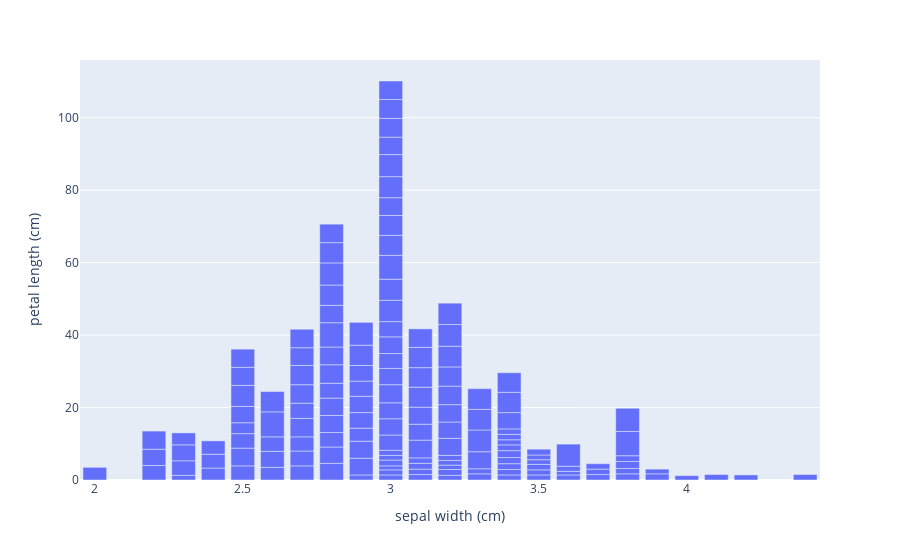

The cell this chart's notebook holds for it:
### Code cell
# - Bar Chart:
fig = px.bar(df, x='sepal width (cm)', y='petal length (cm)')
fig.show()

### Figure 1 — Plotly figure (JSON) as saved in the notebook; plotly's stock layout.template omitted (floating-point values rounded to 4 significant figures; data arrays with more than 128 entries replaced by an {"elided": "..."} marker saying what was removed)
{"data": [{"alignmentgroup": "True", "hovertemplate": "sepal width (cm)=%{x}<br>petal length (cm)=%{y}<extra></extra>", "legendgroup": "", "marker": {"color": "#636efa", "pattern": {"shape": ""}}, "name": "", "offsetgroup": "", "orientation": "v", "showlegend": false, "textposition": "auto", "type": "bar", "x": {"elided": "150 float values"}, "xaxis": "x", "y": {"elided": "150 float values"}, "yaxis": "y"}], "layout": {"barmode": "relative", "legend": {"tracegroupgap": 0}, "margin": {"t": 60}, "xaxis": {"anchor": "y", "domain": [0, 1], "title": {"text": "sepal width (cm)"}}, "yaxis": {"anchor": "x", "domain": [0, 1], "title": {"text": "petal length (cm)"}}}}
